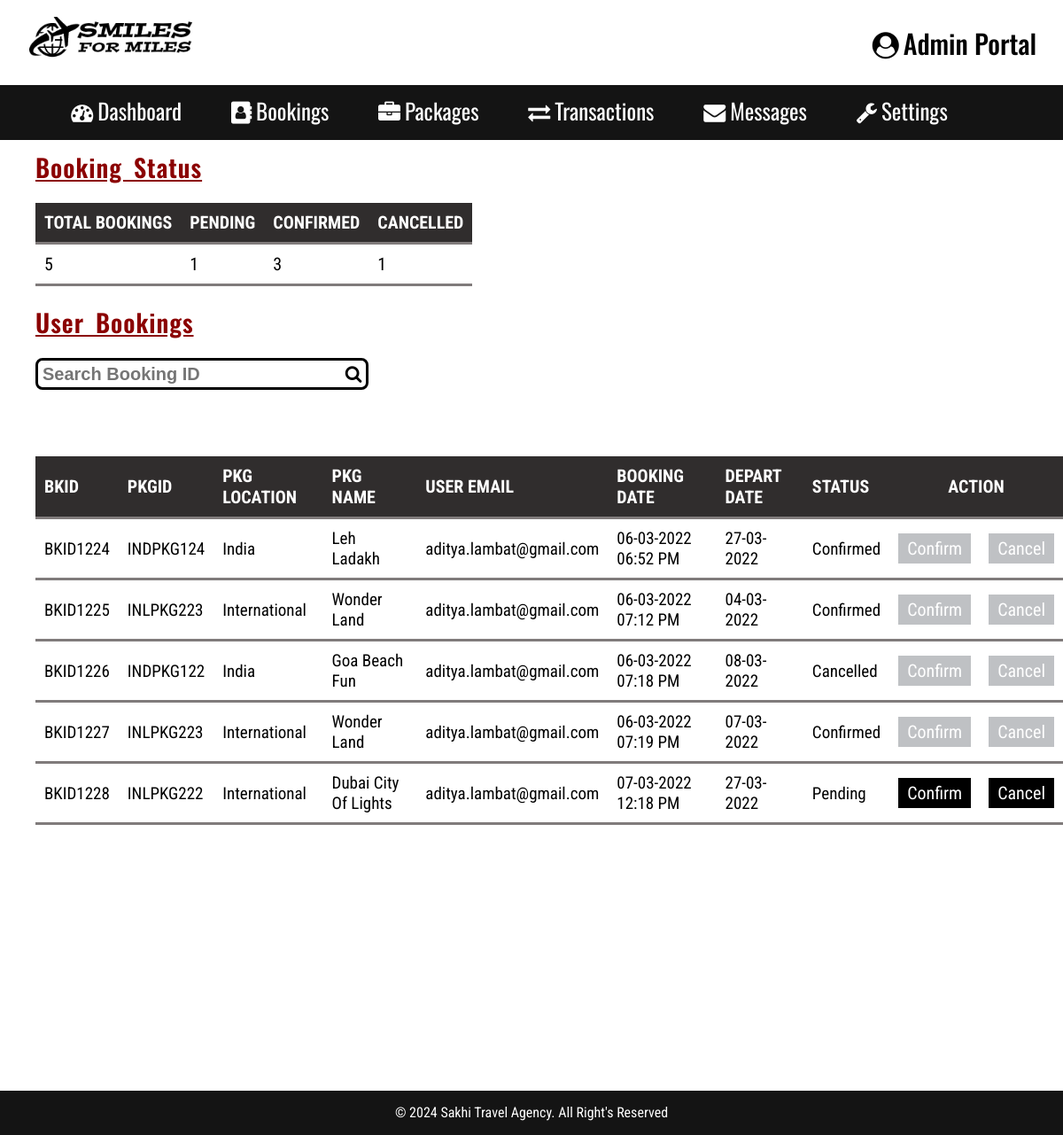
Screenshot of /admin/bookings.php (signed in) with the database file from the repository.
### tables this page shows
CREATE TABLE `user_bookings` (
  `bkid` int(255) NOT NULL,
  `pkgid` int(255) NOT NULL,
  `pkg_location` varchar(255) NOT NULL,
  `pkg_name` varchar(255) NOT NULL,
  `user_email` varchar(255) NOT NULL,
  `user_members` int(255) NOT NULL,
  `user_amt` int(255) NOT NULL,
  `user_date` varchar(255) NOT NULL,
  `user_status` varchar(255) NOT NULL,
  `user_transaction` varchar(255) NOT NULL,
  `date` datetime NOT NULL DEFAULT current_timestamp()
);

### admin/bookings.php (the view, shortened to what this page needs)
<?php
include('includes/header.php');
include('includes/configure.php');
?>
<link rel="stylesheet" href="css/popup.css">
<link rel="stylesheet" href="css/bookings.css">
<div class="bktbl1">
  <h1><u>Booking Status</u></h1>
  <table class="tbl1">
    <tr>
      <th>TOTAL BOOKINGS</th>
      <th>PENDING</th>
      <th>CONFIRMED</th>
      <th>CANCELLED</th>
    </tr>
    <tr>
      <?php
      $sql2 = "SELECT bkid FROM user_bookings ORDER BY bkid";
      $query2 = mysqli_query($conn, $sql2);
      $tbkrow = mysqli_num_rows($query2);
      $sql3 = "SELECT user_status FROM user_bookings WHERE user_status='Pending' ORDER BY user_status";
      $query3 = mysqli_query($conn, $sql3);
      $pendrow = mysqli_num_rows($query3);
      $sql4 = "SELECT user_status FROM user_bookings WHERE user_status='Confirmed' ORDER BY user_status";
      $query4 = mysqli_query($conn, $sql4);
      $cfrmrow = mysqli_num_rows($query4);
      $sql5 = "SELECT user_status FROM user_bookings WHERE user_status='Cancelled' ORDER BY user_status";
      $query5 = mysqli_query($conn, $sql5);
      $cnclrow = mysqli_num_rows($query5);
      ?>
      <td><?php echo $tbkrow; ?></td>
      <td><?php echo $pendrow; ?></td>
      <td><?php echo $cfrmrow; ?></td>
      <td><?php echo $cnclrow; ?></td>
    </tr>
  </table>
</div>
<div class="bktbl2">
  <?php
  include('includes/configure.php');
  $query = "SELECT * FROM user_bookings";
  $query_run = mysqli_query($conn, $query);
  ?>
  <div class="top-text-search">
    <h1><u>User Bookings</u></h1>
    <input type="text" id="search" placeholder="Search Booking ID" onkeyup="myFunction()">
    <i class="fa fa-search" aria-hidden="true"></i>
  </div>
  <table class="tbl2" id="myTable">
    <tr>
      <th>BKID</th>
      <th>PKGID</th>
      <th>PKG LOCATION</th>
      <th>PKG NAME</th>
      <th>USER EMAIL</th>
      <th>BOOKING DATE</th>
      <th>DEPART DATE</th>
      <th>STATUS</th>
      <th style="text-align: center;" colspan="2">ACTION</th>
    </tr>
    <?php
    if (mysqli_num_rows($query_run) > 0) {
      while ($row = mysqli_fetch_assoc($query_run)) {
    ?>
        <tr>
          <td>BKID12<?php echo $row['bkid']; ?></td>
          <?php
          $india = "India";
          if($row['pkg_location']==$india){
            ?>
          <td>INDPKG1<?php echo $row['pkgid']; ?></td>
          <?php
          }else{
            ?>
          <td>INLPKG2<?php echo $row['pkgid']; ?></td>
          <?php
          }
          ?>
          <td><?php echo $row['pkg_location']; ?></td>
          <td><?php echo $row['pkg_name']; ?></td>
          <td><?php echo $row['user_email']; ?></td>
          <td><?php echo date('d-m-Y h:i A',strtotime($row['date'])); ?></td>
          <td><?php echo $row['user_date']; ?></td>
          <td><?php echo $row['user_status']; ?></td>
          <td>
          <form action="bookings.php" method="POST">
          <?php
          $pending = "Pending";
          if($row['user_status']==$pending)
          {
            ?>
          <button class="confirm" type="submit" name="bk_cfrm">Confirm</button>
          <?php
          }
          else{
            ?>
          <button class="bkdeactive" disabled type="submit" name="bk_cfrm">Confirm</button>
          <?php
          }
          ?>
          </form>
          </td>
          <td>
          <form action="bookings.php" method="POST">
          <?php
          $pending = "Pending";
          if($row['user_status']==$pending)
          {
            ?>
          <button class="cancel" type="submit" name="bk_cncl">Cancel</button>
          <?php
          }
          else{
            ?>
          <button class="bkdeactive" disabled type="submit" name="bk_cncl">Cancel</button>
          <?php
          }
          ?>
          </form>
          </td>
        </tr>
    <?php
      }
    } else {
      echo "No Record Found !!!";
    }
    ?>
  </table>
</div>
<?php
include('includes/footer.php');
?>
</body>
</html>

### admin/css/style.css (style rules this page uses)
* { margin: 0px; padding: 0px; }

### admin/css/bookings.css (style rules this page uses)
.bktbl1 { font-family: 'Oswald',sans-serif; }
.bktbl1 h1 { font-weight:600; margin-top: 10px; word-spacing: 5px; letter-spacing: 1px; font-size: 28px; margin-left: 40px; color:darkred; }
.tbl1 { font-family: 'Roboto Condensed',sans-serif; font-size: 20px; margin-left: 40px; margin-top: 20px; }
table { border-collapse: collapse; width: fit-content; }
th, td { padding: 10px; text-align: left; border-bottom: 3px solid rgb(128, 123, 123); }
th { background-color: rgb(48, 45, 45); color: white; }
.bktbl2 { font-family: 'Oswald',sans-serif; }
.top-text-search h1 { font-weight:600; font-size: 28px; margin-top: 20px; word-spacing: 5px; letter-spacing: 1px; margin-left: 40px; color:darkred; }
.top-text-search input { width: 30%; height: 20px; font-size: 20px; font-weight:700; margin-top: 20px; margin-left: 40px; padding: 5px 5px; border: 3px solid black; border-radius: 8px; }
.top-text-search .fa { font-size: 20px; margin-left: -2.5%; }
.tbl2 { font-family: 'Roboto Condensed',sans-serif; font-size: 20px; margin-left: 40px; margin-top: 75px; margin-bottom: 300px; border-radius: 8px; }
.tbl2 td { font-size: 19px; }
button.confirm { font-family: 'Roboto Condensed',sans-serif; border: none; display: block; width: 100%; padding: 5px 10px 5px 10px; text-align: center; background: black; outline: none; font-size: 20px; color: white; cursor: pointer; transition: .3s; }
button.cancel { font-family: 'Roboto Condensed',sans-serif; border: none; display: block; width: 100%; padding: 5px 10px 5px 10px; text-align: center; background: rgb(0, 0, 0); outline: none; font-size: 20px; color: white; cursor: pointer; transition: .3s; }
button.bkdeactive { font-family: 'Roboto Condensed',sans-serif; border: none; display: block; width: 100%; padding: 5px 5px; text-align: center; background: rgb(191, 193, 196); outline: none; font-size: 20px; color: white; cursor: pointer; transition: .3s; }

### rows the page displays
user_bookings: bkid "24", pkgid "24", pkg_location "India", pkg_name "Leh Ladakh", user_email "aditya.lambat@gmail.com", date "06-03-2022 06:52 PM", user_date "27-03-2022", user_status "Confirmed", shows "Cancel"
user_bookings: bkid "25", pkgid "23", pkg_location "International", pkg_name "Wonder Land", user_email "aditya.lambat@gmail.com", date "06-03-2022 07:12 PM", user_date "04-03-2022", user_status "Confirmed", shows "Cancel"
user_bookings: bkid "26", pkgid "22", pkg_location "India", pkg_name "Goa Beach Fun", user_email "aditya.lambat@gmail.com", date "06-03-2022 07:18 PM", user_date "08-03-2022", user_status "Cancelled", shows "Confirm"
user_bookings: bkid "27", pkgid "23", pkg_location "International", pkg_name "Wonder Land", user_email "aditya.lambat@gmail.com", date "06-03-2022 07:19 PM", user_date "07-03-2022", user_status "Confirmed", shows "Cancel"
user_bookings: bkid "28", pkgid "22", pkg_location "International", pkg_name "Dubai City Of Lights", user_email "aditya.lambat@gmail.com", date "07-03-2022 12:18 PM", user_date "27-03-2022", user_status "Pending", shows "Confirm", shows "Cancel"

### other values shown
$tbkrow "5"
$pendrow "1"
$cfrmrow "3"
$cnclrow "1"
